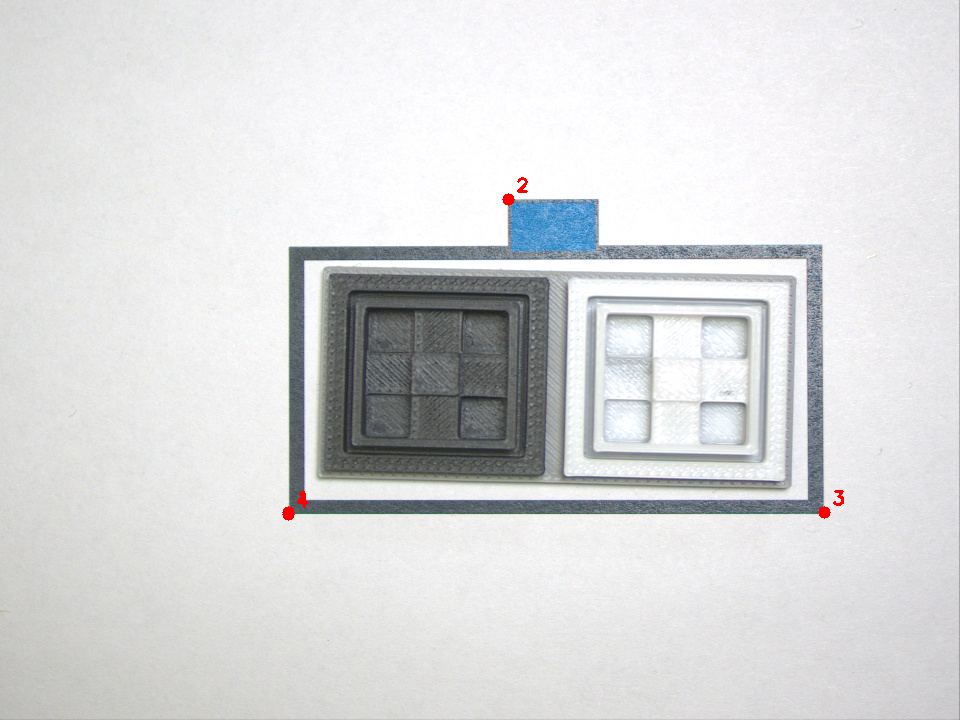
#> input picture align/auto_corners_debug.png, 960 x 720 px
$ python -i train_teacher.py   (imports and definitions only)
#> lines starting #> are read from the running program, lines starting #| are printed output that depends on the picture; after the words box and inside, x2 and y2 are one past the last pixel; in counts of white or black regions, pixels touching at a corner belong together
import argparse, os, glob, math, json, csv
import numpy as np, cv2

# ---- knobs (geometry) ----
W, H = 800, 400              # canonical size after warp
INNER_MARGIN = 14            # trim inside border
TAB_BAND_PX  = 50            # ignore top strip (blue tab zone)

# [12 lines left out: functions angle_err_90, order_corners, not called in this run]

def detect_outer_rect(gray):
    lab = cv2.cvtColor(gray, cv2.COLOR_GRAY2BGR)
    lab = cv2.cvtColor(lab, cv2.COLOR_BGR2LAB)
#> lab: shape (720, 960, 3); mean of channels 0, 1, 2 220.7, 128, 128
    L,A,B = cv2.split(lab)
#> A: shape (720, 960); every value is 128
    Lc = cv2.createCLAHE(2.0,(8,8)).apply(L)
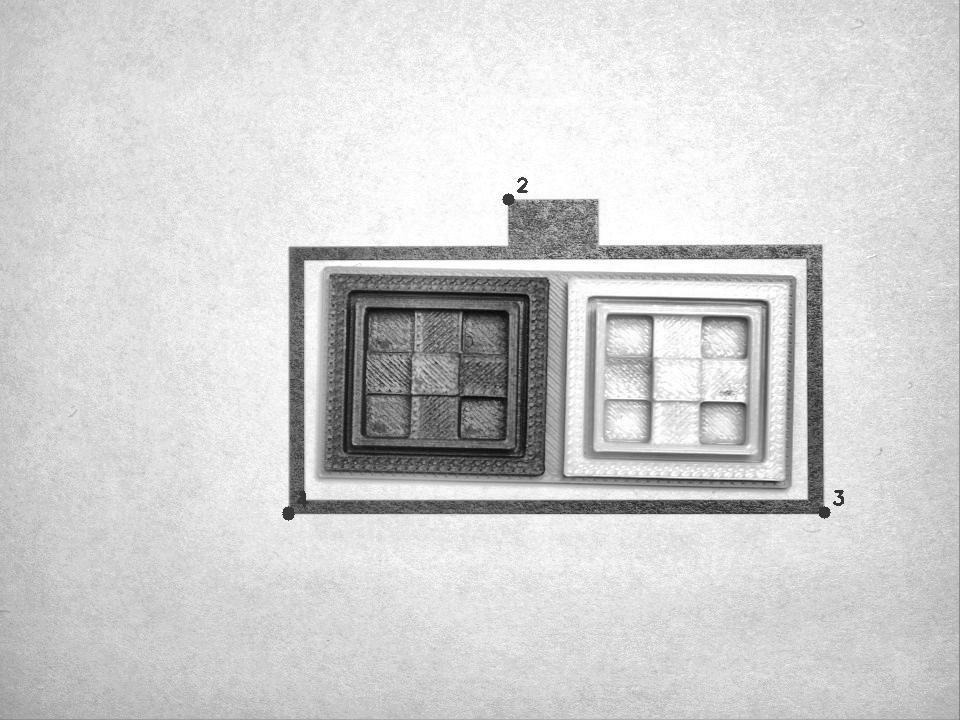
#> Lc: shape (720, 960); min 10, max 255, mean 207.5
    normg = cv2.cvtColor(cv2.merge([Lc,A,B]), cv2.COLOR_LAB2BGR)
    normg = cv2.cvtColor(normg, cv2.COLOR_BGR2GRAY)
#> normg: shape (720, 960)

    bin_adapt = cv2.adaptiveThreshold(normg,255,cv2.ADAPTIVE_THRESH_GAUSSIAN_C,
                                      cv2.THRESH_BINARY_INV,41,5)
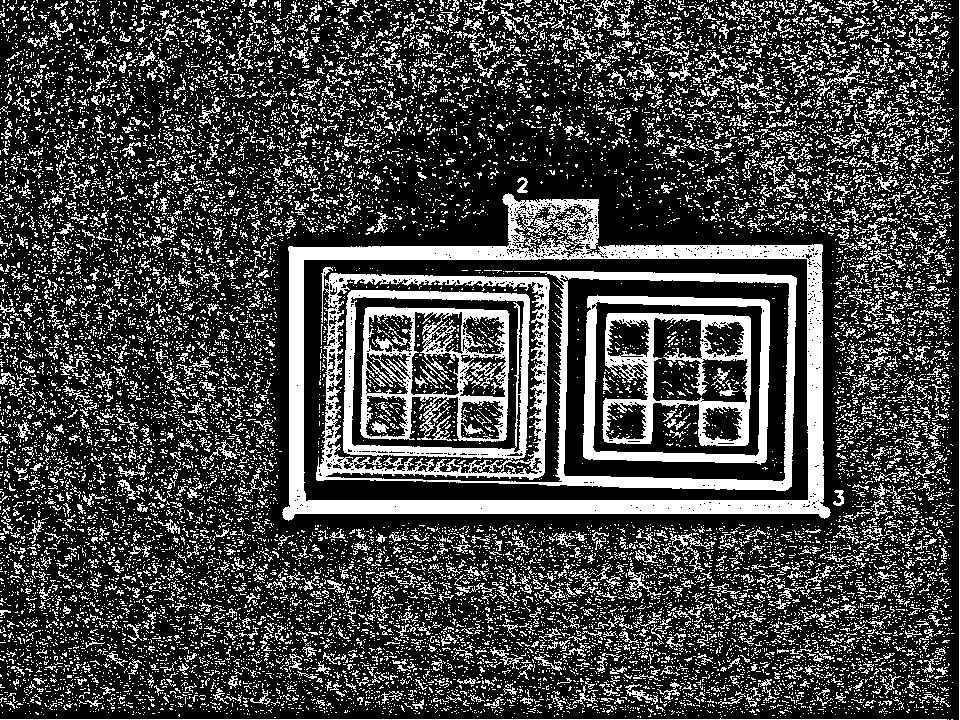
#> bin_adapt: shape (720, 960); 26.6% white; 18252 white regions (16933 under 20 px), largest, box (x1, y1, x2, y2) and area: (282, 193, 831, 521) 24257, (316, 267, 797, 491) 21069, (360, 307, 510, 442) 7270
    bin_adapt = cv2.morphologyEx(bin_adapt, cv2.MORPH_CLOSE,
                                 cv2.getStructuringElement(cv2.MORPH_RECT,(5,5)),1)
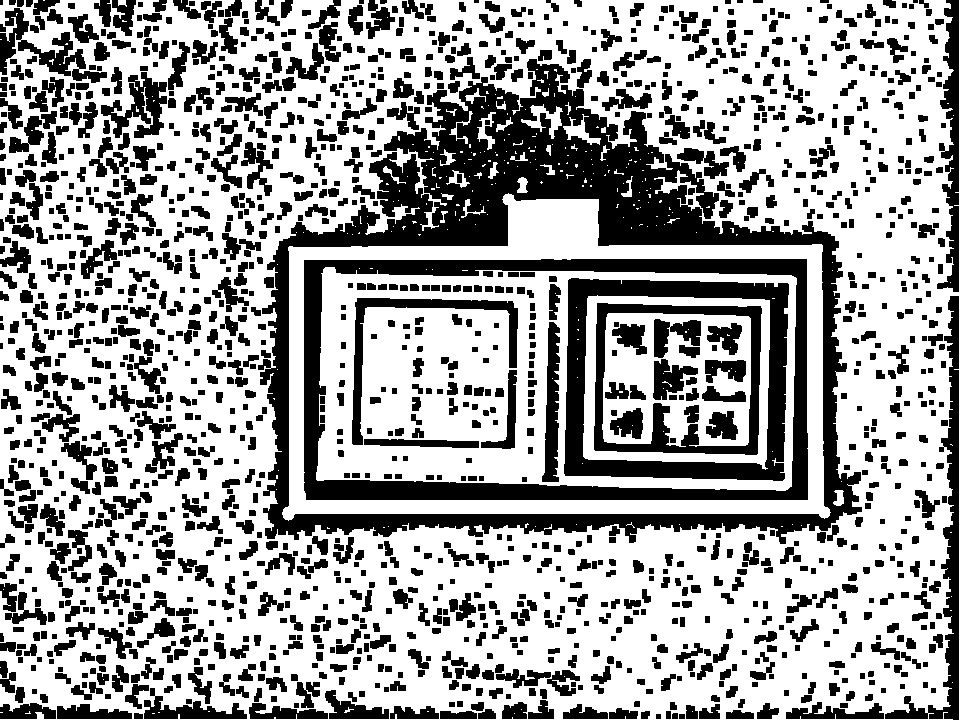
#> bin_adapt: shape (720, 960); 64% white; 1633 black regions (6 under 20 px)
    cnts,_ = cv2.findContours(bin_adapt, cv2.RETR_EXTERNAL, cv2.CHAIN_APPROX_SIMPLE)
#> cnts = 20 contours, 18 with area under 20; largest, box (x1, y1, x2, y2) and area: (0, 0, 960, 720) 672315, (118, 0, 127, 7) 30
    best, score = None, -1
    Hh, Ww = gray.shape
#> Hh = 720; Ww = 960
    for c in cnts:
        area = cv2.contourArea(c)
        if area < 0.01*Hh*Ww: continue
        approx = cv2.approxPolyDP(c, 0.02*cv2.arcLength(c, True), True)
        if len(approx)!=4: continue
        p = approx.reshape(-1,2).astype(np.float32)
        q = order_corners(p)
        err = np.mean([angle_err_90(q[(i-1)%4], q[i], q[(i+1)%4]) for i in range(4)])
        if err>20: continue
        sc = (1-min(1,err/20))*math.log(1+area)
        if sc>score: score, best = sc, q
#> this loop made 20 passes
#> area on passes 18, 20: 30, 672315
#> after the loop, score = -1
    return best

# [77 lines left out: functions warp_perspective, build_part_mask, affine_to_params, main, not called in this run]

# [2 lines not run here, left out]

>>> import cv2
>>> picture = cv2.imread('align/auto_corners_debug.png', cv2.IMREAD_GRAYSCALE)
>>> result = detect_outer_rect(picture)
